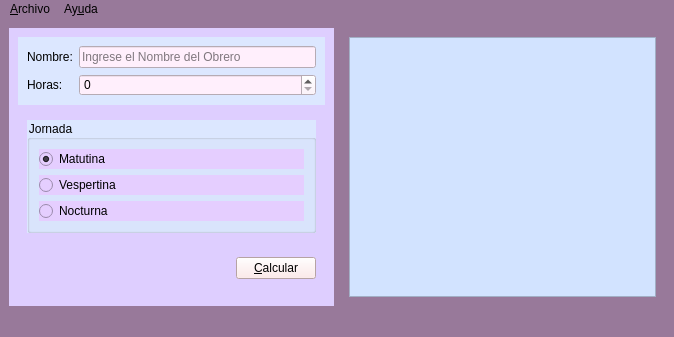
<?xml version="1.0" encoding="UTF-8"?>
<ui version="4.0">
 <class>Principal</class>
 <widget class="QMainWindow" name="Principal">
  <property name="geometry">
   <rect>
    <x>0</x>
    <y>0</y>
    <width>674</width>
    <height>337</height>
   </rect>
  </property>
  <property name="windowTitle">
   <string>Salarios</string>
  </property>
  <property name="windowIcon">
   <iconset resource="icono.qrc">
    <normaloff>:/imagen/Recursos2/salario.png</normaloff>:/imagen/Recursos2/salario.png</iconset>
  </property>
  <property name="styleSheet">
   <string notr="true">background-color: rgb(152, 121, 154);</string>
  </property>
  <widget class="QWidget" name="centralwidget">
   <layout class="QHBoxLayout" name="horizontalLayout_3">
    <item>
     <widget class="QWidget" name="widget_4" native="true">
      <property name="minimumSize">
       <size>
        <width>250</width>
        <height>0</height>
       </size>
      </property>
      <property name="baseSize">
       <size>
        <width>0</width>
        <height>0</height>
       </size>
      </property>
      <property name="styleSheet">
       <string notr="true">background-color: rgb(222, 206, 255);
</string>
      </property>
      <layout class="QVBoxLayout" name="verticalLayout_3">
       <item>
        <widget class="QWidget" name="widget_2" native="true">
         <property name="styleSheet">
          <string notr="true">background-color: rgb(229, 206, 255);
background-color: rgb(220, 231, 255);</string>
         </property>
         <layout class="QFormLayout" name="formLayout">
          <item row="0" column="0">
           <widget class="QLabel" name="label">
            <property name="text">
             <string>Nombre:</string>
            </property>
           </widget>
          </item>
          <item row="0" column="1">
           <widget class="QLineEdit" name="inNombre">
            <property name="styleSheet">
             <string notr="true">
background-color: rgb(255, 239, 252);</string>
            </property>
            <property name="placeholderText">
             <string>Ingrese el Nombre del Obrero</string>
            </property>
           </widget>
          </item>
          <item row="1" column="0">
           <widget class="QLabel" name="label_2">
            <property name="text">
             <string>Horas:</string>
            </property>
           </widget>
          </item>
          <item row="1" column="1">
           <widget class="QSpinBox" name="inHoras">
            <property name="styleSheet">
             <string notr="true">background-color: rgb(255, 239, 252);
</string>
            </property>
            <property name="maximum">
             <number>50</number>
            </property>
           </widget>
          </item>
         </layout>
        </widget>
       </item>
       <item>
        <widget class="QWidget" name="widget_3" native="true">
         <layout class="QVBoxLayout" name="verticalLayout_2">
          <item>
           <widget class="QGroupBox" name="groupBox">
            <property name="styleSheet">
             <string notr="true">background-color: rgb(220, 231, 255);</string>
            </property>
            <property name="title">
             <string>Jornada</string>
            </property>
            <layout class="QVBoxLayout" name="verticalLayout">
             <item>
              <widget class="QRadioButton" name="inMatutina">
               <property name="styleSheet">
                <string notr="true">background-color: rgb(229, 206, 255);
</string>
               </property>
               <property name="text">
                <string>Matutina</string>
               </property>
               <property name="checked">
                <bool>true</bool>
               </property>
              </widget>
             </item>
             <item>
              <widget class="QRadioButton" name="inVespertina">
               <property name="styleSheet">
                <string notr="true">background-color: rgb(229, 206, 255);</string>
               </property>
               <property name="text">
                <string>Vespertina</string>
               </property>
              </widget>
             </item>
             <item>
              <widget class="QRadioButton" name="inNocturna">
               <property name="styleSheet">
                <string notr="true">background-color: rgb(229, 206, 255);</string>
               </property>
               <property name="text">
                <string>Nocturna</string>
               </property>
              </widget>
             </item>
            </layout>
           </widget>
          </item>
         </layout>
        </widget>
       </item>
       <item>
        <widget class="QWidget" name="widget_5" native="true">
         <layout class="QHBoxLayout" name="horizontalLayout_2">
          <item>
           <spacer name="horizontalSpacer">
            <property name="orientation">
             <enum>Qt::Horizontal</enum>
            </property>
            <property name="sizeHint" stdset="0">
             <size>
              <width>175</width>
              <height>20</height>
             </size>
            </property>
           </spacer>
          </item>
          <item>
           <widget class="QPushButton" name="cmdCalc">
            <property name="styleSheet">
             <string notr="true">background-color: rgb(255, 239, 252);
background-color: rgb(255, 228, 228);</string>
            </property>
            <property name="text">
             <string>&amp;Calcular</string>
            </property>
           </widget>
          </item>
         </layout>
        </widget>
       </item>
       <item>
        <spacer name="verticalSpacer">
         <property name="orientation">
          <enum>Qt::Vertical</enum>
         </property>
         <property name="sizeHint" stdset="0">
          <size>
           <width>20</width>
           <height>40</height>
          </size>
         </property>
        </spacer>
       </item>
      </layout>
     </widget>
    </item>
    <item>
     <widget class="QWidget" name="widget" native="true">
      <property name="minimumSize">
       <size>
        <width>250</width>
        <height>0</height>
       </size>
      </property>
      <layout class="QHBoxLayout" name="horizontalLayout">
       <item>
        <widget class="QPlainTextEdit" name="outResultado">
         <property name="enabled">
          <bool>true</bool>
         </property>
         <property name="minimumSize">
          <size>
           <width>250</width>
           <height>0</height>
          </size>
         </property>
         <property name="autoFillBackground">
          <bool>false</bool>
         </property>
         <property name="styleSheet">
          <string notr="true">background-color: rgb(210, 227, 255);</string>
         </property>
         <property name="readOnly">
          <bool>true</bool>
         </property>
        </widget>
       </item>
      </layout>
     </widget>
    </item>
   </layout>
  </widget>
  <widget class="QMenuBar" name="menubar">
   <property name="geometry">
    <rect>
     <x>0</x>
     <y>0</y>
     <width>674</width>
     <height>21</height>
    </rect>
   </property>
   <widget class="QMenu" name="menuArchivo">
    <property name="title">
     <string>&amp;Archivo</string>
    </property>
    <addaction name="actionNuevo"/>
    <addaction name="actionAbrir"/>
    <addaction name="actionGuardar"/>
    <addaction name="separator"/>
    <addaction name="actionCalcular"/>
    <addaction name="actionSalir"/>
   </widget>
   <widget class="QMenu" name="menuAyuda">
    <property name="title">
     <string>Ay&amp;uda</string>
    </property>
    <addaction name="actionAcerca_de"/>
   </widget>
   <addaction name="menuArchivo"/>
   <addaction name="menuAyuda"/>
  </widget>
  <widget class="QStatusBar" name="statusbar"/>
  <action name="actionNuevo">
   <property name="icon">
    <iconset resource="nuevo.qrc">
     <normaloff>:/imagen/Recursos3/nuevo.png</normaloff>:/imagen/Recursos3/nuevo.png</iconset>
   </property>
   <property name="text">
    <string>&amp;Nuevo</string>
   </property>
   <property name="shortcut">
    <string>Ctrl+N</string>
   </property>
  </action>
  <action name="actionAbrir">
   <property name="icon">
    <iconset resource="abrir.qrc">
     <normaloff>:/imagen/Recursos4/abrir.png</normaloff>:/imagen/Recursos4/abrir.png</iconset>
   </property>
   <property name="text">
    <string>A&amp;brir</string>
   </property>
   <property name="shortcut">
    <string>Ctrl+O</string>
   </property>
  </action>
  <action name="actionGuardar">
   <property name="icon">
    <iconset resource="guardar.qrc">
     <normaloff>:/imagen/Recursos5/guardar.png</normaloff>:/imagen/Recursos5/guardar.png</iconset>
   </property>
   <property name="text">
    <string>&amp;Guardar</string>
   </property>
   <property name="shortcut">
    <string>Ctrl+S</string>
   </property>
  </action>
  <action name="actionSalir">
   <property name="icon">
    <iconset resource="salir.qrc">
     <normaloff>:/imagen/Recursos7/salir.png</normaloff>:/imagen/Recursos7/salir.png</iconset>
   </property>
   <property name="text">
    <string>&amp;Salir</string>
   </property>
   <property name="shortcut">
    <string>Ctrl+Q</string>
   </property>
  </action>
  <action name="actionCalcular">
   <property name="icon">
    <iconset resource="calcular.qrc">
     <normaloff>:/imagen/Recursos6/calcular.png</normaloff>:/imagen/Recursos6/calcular.png</iconset>
   </property>
   <property name="text">
    <string>&amp;Calcular</string>
   </property>
   <property name="shortcut">
    <string>F1</string>
   </property>
  </action>
  <action name="actionAcerca_de">
   <property name="icon">
    <iconset resource="ayuda.qrc">
     <normaloff>:/imagen/Recursos8/ayuda.png</normaloff>:/imagen/Recursos8/ayuda.png</iconset>
   </property>
   <property name="text">
    <string>A&amp;cerca de</string>
   </property>
  </action>
 </widget>
 <resources>
  <include location="guardar.qrc"/>
  <include location="abrir.qrc"/>
  <include location="calcular.qrc"/>
  <include location="nuevo.qrc"/>
  <include location="salir.qrc"/>
  <include location="ayuda.qrc"/>
  <include location="icono.qrc"/>
 </resources>
 <connections/>
</ui>
